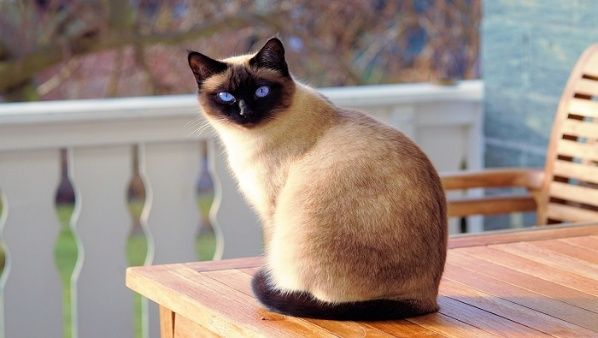
#> input picture img/1.jpg, 598 x 338 px
$ python 'Borrador Rotar Imagen.py'
#> lines starting #> are read from the running program, lines starting #| are printed output that depends on the picture
from tkinter import Button
import numpy as np
import imageio.v2 as imageio
from matplotlib import pyplot as plt
from matplotlib.widgets import Button

archivo = 'img/1.jpg'
imgIn = imageio.imread(archivo)
#> imgIn is the input picture: shape (338, 598, 3); mean R, G, B 157.3, 140.1, 130.2
#plt.figure(figsize=(4,4))
#plt.imshow(imgIn)
#plt.show()

recorte = imgIn[110:440, 215:525]
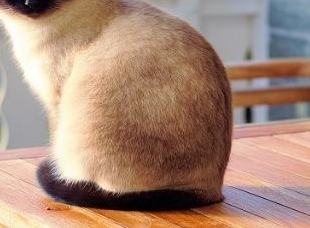
#> recorte: shape (228, 310, 3); mean R, G, B 166.6, 136.5, 119.5
plt.figure(figsize=(4,4))
plt.imshow(recorte)
plt.show()

def reflejarY(Matriz):
    f, c, p = Matriz.shape
    reflejada = np.zeros((f, c, p), int)
    for capa in range(0,p):
        for fila in range(0,f):
            reflejada[fila,:,capa] = Matriz[fila,::-1,capa]
    return reflejada

def rotarAH(Matriz):
    f, c, p = Matriz.shape
    rotada = np.zeros((c, f, p), int)
    reflejada = reflejarY(Matriz)
    for capa in range(0, p):
        rotada[:,:,capa] = reflejada[:,:,capa].T
    return rotada

def reflejarX(Matriz):
    f, c, p = Matriz.shape
    reflejada = np.zeros((f, c, p), int)
    for capa in range(0,p):
        for columna in range(0,c):
            reflejada[:,columna,capa] = Matriz[::-1,columna,capa]
    return reflejada

def rotarH(Matriz):
    f, c, p = Matriz.shape
    rotada = np.zeros((c, f, p), int)
    reflejada = reflejarX(Matriz)
    for capa in range(0, p):
        rotada[:,:,capa] = reflejada[:,:,capa].T
    return rotada

# [56 lines left out: functions rotarT, aumentarFilas, aumentarColumnas, aumentarDimensiones, disminuirFilas, disminuirColumnas and 1 more, not called in this run]

def rotarGradosAH(Matriz, grados):

    if (grados == 90):
        rotada = rotarAH(Matriz)
        return rotada

    elif (grados == 180):
        rotada = rotarT(Matriz)
        return rotada

    elif (grados == 270):
        rotada = rotarH(Matriz)
        return rotada

    elif (grados > 270):
        Matriz = rotarH(Matriz)
        grados = grados - 270

    elif (grados > 180):
        Matriz = rotarT(Matriz)
        grados = grados - 180

    elif (grados > 90):
        Matriz = rotarAH(Matriz)
        grados = grados - 90


    if (grados > 45):
        angulo = (90 - grados) * (np.pi / 180)
        Matriz = rotarAH(Matriz)
    else:
        angulo = grados * (np.pi / 180)
    f, c, p = Matriz.shape
    rotada = np.zeros((int(f + c*np.tan( angulo)), int(c + f*np.tan(angulo)), p), int)
    for capa in range(0,p):
        for fila in range(0,f):
            for columna in range(0,c):
                if (grados <= 45):
                    nuevaFila = int(fila + (c-columna)*np.tan(angulo))
                    nuevaColumna = int(columna + fila*np.tan(angulo))
                else:
                    nuevaFila = int(fila + columna*np.tan(angulo))
                    nuevaColumna = int(columna + (f - fila)*np.tan(angulo))
                rotada[nuevaFila, nuevaColumna, capa] = Matriz[fila, columna, capa]
    return rotada

def rotarGradosH(Matriz, grados):

    if (grados == 90):
        rotada = rotarH(Matriz)
        return rotada

    elif (grados == 180):
        rotada = rotarT(Matriz)
        return rotada

    elif (grados == 270):
        rotada = rotarAH(Matriz)
        return rotada

    elif (grados > 270):
        Matriz = rotarAH(Matriz)
        grados = grados - 270

    elif (grados > 180):
        Matriz = rotarT(Matriz)
        grados = grados - 180

    elif (grados > 90):
        Matriz = rotarH(Matriz)
        grados = grados - 90


    if (grados > 45):
        angulo = (90 - grados) * (np.pi / 180)
        Matriz = rotarH(Matriz)
    else:
        angulo = grados * (np.pi / 180)
    f, c, p = Matriz.shape
    rotada = np.zeros((int(f + c*np.tan( angulo)), int(c + f*np.tan(angulo)), p), int)
    for capa in range(0,p):
        for fila in range(0,f):
            for columna in range(0,c):
                if (grados <= 45):
                    nuevaFila = int(fila + columna*np.tan(angulo))
                    nuevaColumna = int(columna + (f - fila)*np.tan(angulo))
                else:
                    nuevaFila = int(fila + (c-columna)*np.tan(angulo))
                    nuevaColumna = int(columna + fila*np.tan(angulo))
                rotada[nuevaFila, nuevaColumna, capa] = Matriz[fila, columna, capa]
    return rotada

# [19 lines of commented-out code are left out]

plt.figure(figsize=(4,4))
plt.imshow(rotarGradosAH(recorte,160))
#> after the loop in reflejarY, `for capa in range(0,p):`:
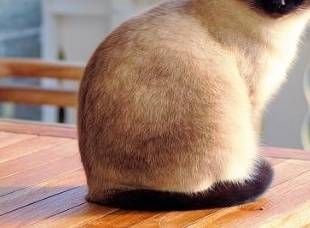
#> reflejada: shape (228, 310, 3) int64; mean R, G, B 166.6, 136.5, 119.5
#> after the loop in reflejarY (call 2), `for capa in range(0,p):`:
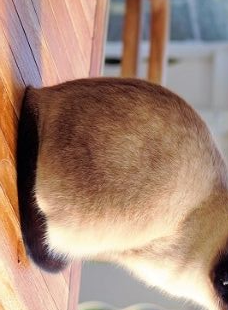
#> reflejada: shape (310, 228, 3) int64; mean R, G, B 166.6, 136.5, 119.5
#> after the loop in rotarGradosAH, `for capa in range(0,p):`:
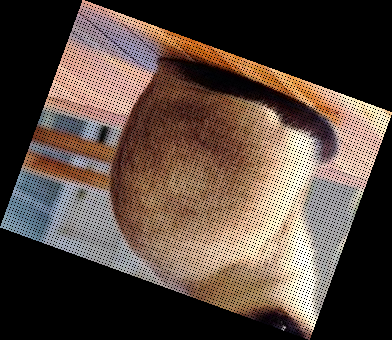
#> rotada: shape (340, 392, 3) int64; mean R, G, B 88.4, 72.4, 63.4
plt.show()

plt.figure(figsize=(4,4))
plt.imshow(rotarGradosH(recorte,160))
#> after the loop in reflejarX, `for capa in range(0,p):`:
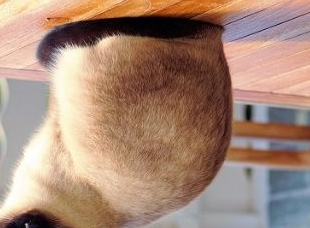
#> reflejada: shape (228, 310, 3) int64; mean R, G, B 166.6, 136.5, 119.5
#> after the loop in rotarH, `for capa in range(0, p):`:
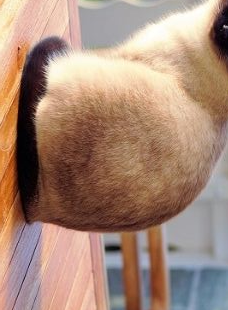
#> rotada: shape (310, 228, 3) int64; mean R, G, B 166.6, 136.5, 119.5
#> after the loop in rotarGradosH, `for capa in range(0,p):`:
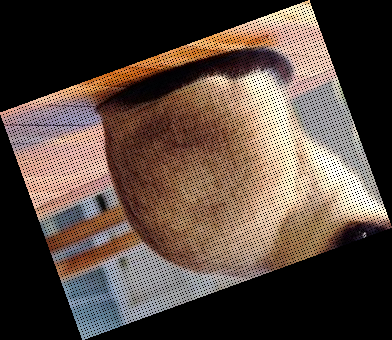
#> rotada: shape (340, 392, 3) int64; mean R, G, B 88.4, 72.4, 63.4
plt.show()
